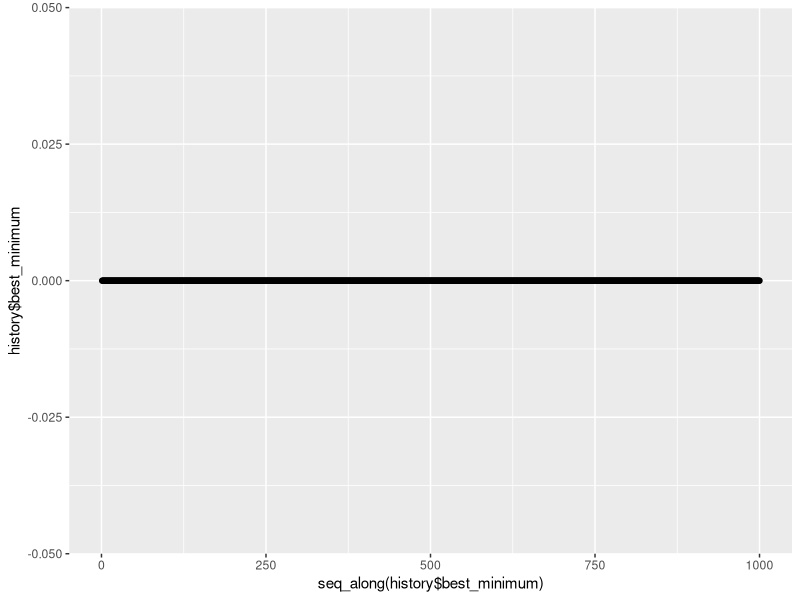
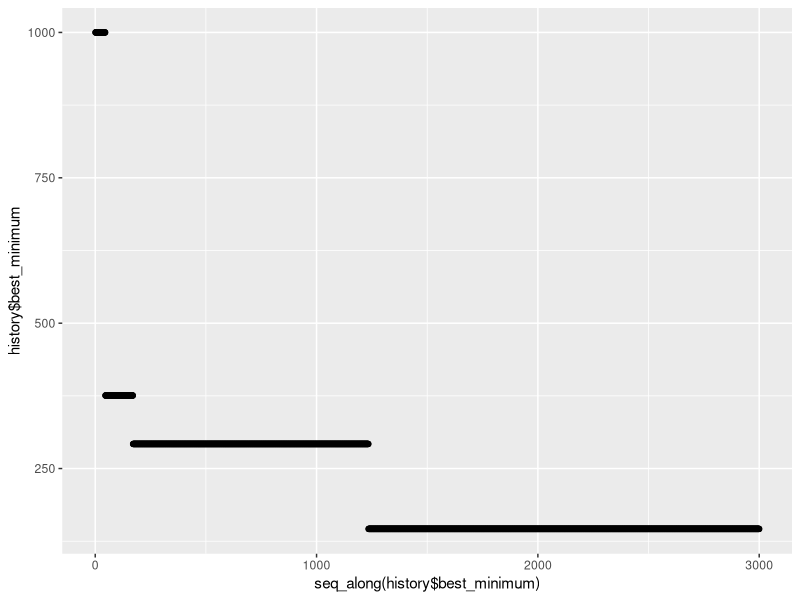

These figures' R source, in order:
#A general pattern of a metaheuristic method
#(C)Jaroslaw Arabas, ALHE, 2012
#To define the METHOD completely the user must 
#code the procedures of selection, model update, and variation.
#Proper execution of the metaheuristic method needs 
#a list of start points, an evaluation method
#an initialization procedure, and a termination condition

############################################################################################################
#                                       GENETIC ALGORITHM METHOD                                           #  
############################################################################################################

ga.initModel<-function(history, mi, lambda)
{
  model<-data.frame(x=numeric(mi+lambda), y=numeric(mi+lambda), minimum=numeric(mi+lambda))
  model<-ga.selection(history, model)
  return (model)
}

ga.select<-function(p)
{ 
  k<-sample(1:nrow(p), 1)
  temp<-data.frame(sigma_x=p$sigma_x[k], sigma_y=p$sigma_y[k], x=p$x[k], y=p$y[k], minimum=p$minimum[k], best_x=p$x[1], best_y=p$y[1], best_minimum=p$minimum[1])
  return (temp)
}

ga.crossover<-function(parent1, parent2)
{
  a<-runif(1)
  parent1$x<-a*parent1$x+(1-a)*parent2$x
  parent1$y<-a*parent1$y+(1-a)*parent2$y
  parent1$sigma_x<-a*parent1$sigma_x+(1-a)*parent2$sigma_x
  parent1$sigma_y<-a*parent1$sigma_y+(1-a)*parent2$sigma_y
  return (parent1)
}

ga.mutation<-function(point)
{
  epsilon <- runif(1, -1, 1)
  epsilonX <- runif(1, -1, 1)
  epsilonY <- runif(1, -1, 1)
  vX <- runif(1, -1, 1)
  vY <- runif(1, -1, 1)
  rA <- 1/(1/sqrt(4))
  rB <- 1/(1/sqrt(2*sqrt(2)))
  point$sigma_x <- point$sigma_x*exp(rA*epsilon + rB*epsilonX)
  point$sigma_y <- point$sigma_y*exp(rA*epsilon + rB*epsilonY)
  point$x <- point$x + point$sigma_x*vX
  point$y <- point$y + point$sigma_y*vY
  if (point$x < -512) {
    point$x<-(-512)
  }
  if (point$x > 512) {
    point$x<-512
  }
  if (point$y < -512) {
    point$y<-(-512)
  }
  if (point$y > 512) {
    point$y<-512
  }
  return (point)
}

ga.replacement<-function(p, o)
{
  z <- order(o$minimum)
  for (i in 1:nrow(p))
  {
    if(i<=nrow(o)) {
      p[i,]<-o[z[i],]
    } else {
      p[i,]<-p[i,]
    }
  }
  return (p)
}

ga.startPoints<-function(mi)
{
  startPoints<-data.frame(sigma_x=numeric(mi), sigma_y=numeric(mi), x=numeric(mi), y=numeric(mi), minimum=numeric(mi))
  for (i in 1:mi)
  {
    startPoints$x[i]<-runif(1, -512, 512)
    startPoints$y[i]<-runif(1, -512, 512)
    startPoints$sigma_x[i]<-0.2
    startPoints$sigma_y[i]<-0.2
    startPoints$minimum[i]<-100.0
  }
  return (startPoints)
}

ga.initialization<-function(startPoints)
{
  return (startPoints)
}

ga.metaheuristicRun<-function(initialization, startPoints, termination, evaluation, mi, lambda, pc, n)
{
  i<-1
  history<-common.initHistory(n)
  p<-ga.initialization(startPoints)
  o<-data.frame(sigma_x=numeric(lambda), sigma_y=numeric(lambda), x=numeric(lambda), y=numeric(lambda), minimum=numeric(lambda))
  while (!termination(i, n))
  {
    for(j in 1:lambda)
    {
      a<-runif(1)
      if(a<pc)
      {
        temp <- ga.mutation(ga.crossover(ga.select(p), ga.select(p)))
      }
      else
      {  
        temp <- ga.mutation(ga.select(p)) 
      }
      temp<-common.evaluate(temp, evaluation)
      temp<-common.selection(i-1, temp, history)
      history<-common.historyPush(i, temp[3:8], history)
      o[j,]<-temp[1:5]
    }
    p <- ga.replacement(p, o)
    i<-i+1
  }
  return(history)
}

############################################################################################################
#                                       UNIFORM DISTRIBUTION METHOD                                        #  
############################################################################################################

ud.variation<-function(point)
{
  point$x<-runif(1, -512, 512)
  point$y<-runif(1, -512, 512)
  return(point)
}

ud.metaheuristicRun<-function(initialization, termination, evaluation, n)
{
  i<-1
  history<-common.initHistory(n)
  point<-initialization()
  point<-common.evaluate(point, evaluation)
  history<-common.historyPush(i, point, history)
  while (!termination(i, n))
  {
    i<-i+1
    point<-ud.variation(point)
    point<-common.evaluate(point, evaluation)
    point<-common.selection(i-1, point, history)
    history<-common.historyPush(i, point, history)
  }
  return(history)
}

ud.initialization<-function()
{
  x <- runif(1, -512, 512)
  y <- runif(1, -512, 512)
  minimum <- 1000.0
  return (data.frame(x=x, y=y, minimum=minimum, best_x=x, best_y=y, best_minimum=minimum))
}

############################################################################################################
#                                       COMMON FUNCTIONS FOR METHODS                                       #  
############################################################################################################

common.initHistory<-function(n)
{
  history<-data.frame(x=numeric(n), y=numeric(n), minimum=numeric(n), best_x=numeric(n), best_y=numeric(n), best_minimum=numeric(n))
  return (history)
}

common.historyPush<-function(i, newPoint, history)
{
  if (i <= nrow(history))
  {
    history[i,] = newPoint
  }
  return (history)
}

common.historyPop<-function(history, number)
{
  stop=nrow(history)
  start=max(stop-number+1,1)
  return(history[start:stop,])
}

common.evaluate<-function(point, evaluation)
{
  point$minimum<-evaluation(point$x, point$y)
  return(point)
}

common.selection<-function(i, point, history)
{
  len<-max(i, 1)
  if(point$minimum<history$best_minimum[len]) 
  {
    point$best_x<-point$x
    point$best_y<-point$y
    point$best_minimum<-point$minimum
  } else {
    point$best_x<-history$best_x[len]
    point$best_y<-history$best_y[len]
    point$best_minimum<-history$best_minimum[len]
  }
  return(point) 
}

common.termination<-function(i, n)
{
  if (i <= n) { return (F) } 
  else { return (T) }
}

############################################################################################################
#                                            EGG HOLDER FUNCTION                                           #  
############################################################################################################

egg.function<-function(x, y)
{
  remaind<-(-(y+47))*sin(sqrt(abs(y+x/2+47)))
  remainder<-x*sin(sqrt(abs(x-(y+47))))
  return(remaind-remainder)
}

egg.termination<-function(p)
{
  minimum<-p$minimum[1]
  if(minimum<(-950)) {
    return (T)
  } else {
    return (F)
  }
}

############################################################################################################
#                                              SPHERE FUNCTION                                             #  
############################################################################################################

sphere.function<-function(x, y)
{
  return(x^2 + y^2)
}

############################################################################################################
#                                                   MAIN                                                   #  
############################################################################################################


# install.packages('ggplot2', dep = TRUE)
library(ggplot2)

mi<-10
lambda<-15
prawdopodobienstwo_kopulacji<-0.1
n<-1000

startPoints <- ga.startPoints(mi)
history<-ga.metaheuristicRun(ga.initialization, startPoints, common.termination, sphere.function, mi, lambda, prawdopodobienstwo_kopulacji, n)
print(qplot(seq_along(history$best_minimum), history$best_minimum, data=history))
print(common.historyPop(history, 20))

history<-ud.metaheuristicRun(ud.initialization, common.termination, sphere.function, 3000)
print(qplot(seq_along(history$best_minimum), history$best_minimum, data=history))
common.historyPop(history, 20)